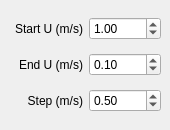
      <widget class="QWidget" name="tabTareDrag">
       <attribute name="title">
        <string>Tare Drag</string>
       </attribute>
       <widget class="QWidget" name="gridLayoutWidget_3">
        <property name="geometry">
         <rect>
          <x>10</x>
          <y>10</y>
          <width>151</width>
          <height>111</height>
         </rect>
        </property>
        <layout class="QGridLayout" name="gridLayout_3">
         <item row="2" column="1">
          <widget class="QDoubleSpinBox" name="doubleSpinBox_tareDragStepU">
           <property name="value">
            <double>0.500000000000000</double>
           </property>
          </widget>
         </item>
         <item row="1" column="0">
          <widget class="QLabel" name="label_19">
           <property name="text">
            <string>End U (m/s)</string>
           </property>
           <property name="alignment">
            <set>Qt::AlignRight|Qt::AlignTrailing|Qt::AlignVCenter</set>
           </property>
          </widget>
         </item>
         <item row="2" column="0">
          <widget class="QLabel" name="label_18">
           <property name="text">
            <string>Step (m/s)</string>
           </property>
           <property name="alignment">
            <set>Qt::AlignRight|Qt::AlignTrailing|Qt::AlignVCenter</set>
           </property>
          </widget>
         </item>
         <item row="1" column="1">
          <widget class="QDoubleSpinBox" name="doubleSpinBox_tareDragEndU">
           <property name="value">
            <double>0.100000000000000</double>
           </property>
          </widget>
         </item>
         <item row="0" column="1">
          <widget class="QDoubleSpinBox" name="doubleSpinBox_tareDragStartU">
           <property name="value">
            <double>1.000000000000000</double>
           </property>
          </widget>
         </item>
         <item row="0" column="0">
          <widget class="QLabel" name="label_17">
           <property name="text">
            <string>Start U (m/s)</string>
           </property>
           <property name="alignment">
            <set>Qt::AlignRight|Qt::AlignTrailing|Qt::AlignVCenter</set>
           </property>
          </widget>
         </item>
        </layout>
       </widget>
      </widget>
